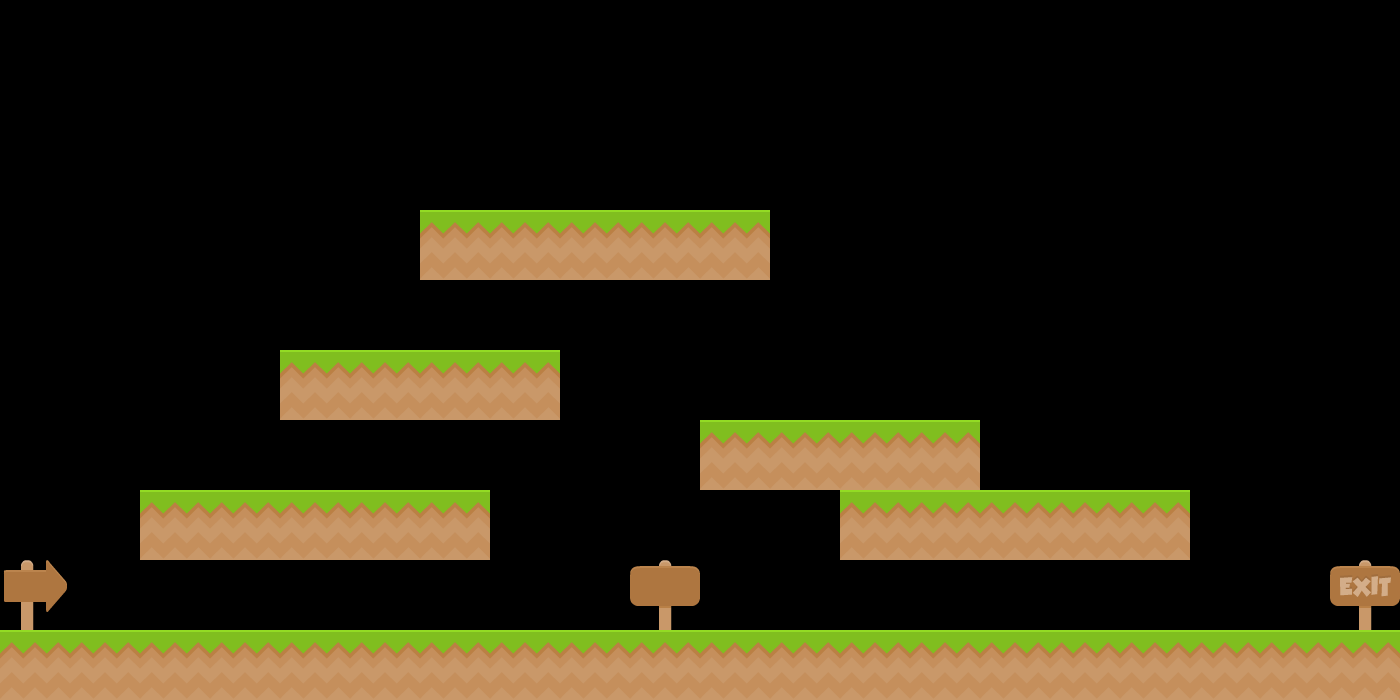

Rendered tile map (Tiled .tmx) drawn with the repository's tilesets; below, a short description and the full map source, tile grids included:
An orthogonal 20x10 tile map with 70x70 px tiles, 2 tile layers (background, foreground) and 25 objects.

<map version="1.0" orientation="orthogonal" renderorder="right-down" width="20" height="10" tilewidth="70" tileheight="70" nextobjectid="35">
 <tileset firstgid="1" name="tiles" tilewidth="70" tileheight="70" spacing="2" tilecount="156" columns="12">
  <image source="tiles.png" width="864" height="936" />
  <tile id="103">
   <objectgroup draworder="index">
    <object id="4" x="-1.25" y="-2" width="74.25" height="33.5" />
   </objectgroup>
  </tile>
 </tileset>
 <layer name="background" width="20" height="10">
  <data encoding="csv">
0,0,0,0,0,0,0,0,0,0,0,0,0,0,0,0,0,0,0,0,
0,0,0,0,0,0,0,0,0,0,0,0,0,0,0,0,0,0,0,0,
0,0,0,0,0,0,0,0,0,0,0,0,0,0,0,0,0,0,0,0,
0,0,0,0,0,0,104,104,104,104,104,0,0,0,0,0,0,0,0,0,
0,0,0,0,0,0,0,0,0,0,0,0,0,0,0,0,0,0,0,0,
0,0,0,0,104,104,104,104,0,0,0,0,0,0,0,0,0,0,0,0,
0,0,0,0,0,0,0,0,0,0,104,104,104,104,0,0,0,0,0,0,
0,0,104,104,104,104,104,0,0,0,0,0,104,104,104,104,104,0,0,0,
0,0,0,0,0,0,0,0,0,0,0,0,0,0,0,0,0,0,0,0,
104,104,104,104,104,104,104,104,104,104,104,104,104,104,104,104,104,104,104,104
</data>
 </layer>
 <layer name="foreground" width="20" height="10">
  <data encoding="csv">
0,0,0,0,0,0,0,0,0,0,0,0,0,0,0,0,0,0,0,0,
0,0,0,0,0,0,0,0,0,0,0,0,0,0,0,0,0,0,0,0,
0,0,0,0,0,0,0,0,0,0,0,0,0,0,0,0,0,0,0,0,
0,0,0,0,0,0,0,0,0,0,0,0,0,0,0,0,0,0,0,0,
0,0,0,0,0,0,0,0,0,0,0,0,0,0,0,0,0,0,0,0,
0,0,0,0,0,0,0,0,0,0,0,0,0,0,0,0,0,0,0,0,
0,0,0,0,0,0,0,0,0,0,0,0,0,0,0,0,0,0,0,0,
0,0,0,0,0,0,0,0,0,0,0,0,0,0,0,0,0,0,0,0,
41,0,0,0,0,0,0,0,0,77,0,0,0,0,0,0,0,0,0,65,
0,0,0,0,0,0,0,0,0,0,0,0,0,0,0,0,0,0,0,0
</data>
 </layer>
 <objectgroup name="items">
  <object id="9" gid="38" x="283" y="631" width="70" height="70" />
  <object id="10" gid="38" x="912" y="630" width="70" height="70" />
  <object id="11" gid="38" x="141" y="421" width="70" height="70" />
  <object id="12" gid="38" x="141" y="421" width="70" height="70" />
  <object id="13" gid="38" x="213" y="354" width="70" height="70" />
  <object id="14" gid="38" x="213" y="354" width="70" height="70" />
  <object id="15" gid="38" x="343" y="350" width="70" height="70" />
  <object id="16" gid="38" x="416" y="348" width="70" height="70" />
  <object id="17" gid="38" x="488" y="352" width="70" height="70" />
  <object id="18" gid="38" x="489" y="205" width="70" height="70" />
  <object id="19" gid="38" x="555" y="206" width="70" height="70" />
  <object id="20" gid="38" x="625" y="206" width="70" height="70" />
  <object id="23" gid="38" x="842" y="417" width="70" height="70" />
  <object id="24" gid="38" x="1054" y="420" width="70" height="70" />
  <object id="25" gid="38" x="1125" y="419" width="70" height="70" />
  <object id="26" gid="38" x="1191" y="417" width="70" height="70" />
  <object id="27" gid="38" x="1262" y="562" width="70" height="70" />
  <object id="28" gid="38" x="1056" y="631" width="70" height="70" />
  <object id="29" gid="38" x="491" y="629" width="70" height="70" />
  <object id="30" gid="38" x="701" y="629" width="70" height="70" />
  <object id="31" gid="38" x="775" y="630" width="70" height="70" />
  <object id="32" gid="38" x="774" y="419" width="70" height="70" />
  <object id="33" gid="38" x="702" y="135" width="70" height="70" />
  <object id="34" gid="38" x="421" y="139" width="70" height="70" />
 </objectgroup>
</map>